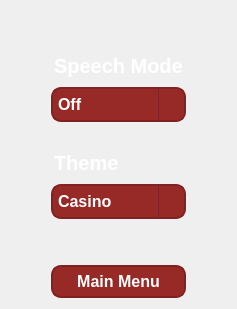
      <widget class="QWidget" name="settingsMenu">
       <layout class="QVBoxLayout" name="verticalLayout_8">
        <item>
         <layout class="QHBoxLayout" name="horizontalLayout_13">
          <item>
           <spacer name="horizontalSpacer_22">
            <property name="orientation">
             <enum>Qt::Horizontal</enum>
            </property>
            <property name="sizeHint" stdset="0">
             <size>
              <width>40</width>
              <height>20</height>
             </size>
            </property>
           </spacer>
          </item>
          <item>
           <layout class="QVBoxLayout" name="verticalLayout_9">
            <item>
             <spacer name="verticalSpacer_6">
              <property name="orientation">
               <enum>Qt::Vertical</enum>
              </property>
              <property name="sizeHint" stdset="0">
               <size>
                <width>20</width>
                <height>40</height>
               </size>
              </property>
             </spacer>
            </item>
            <item>
             <widget class="QLabel" name="label_13">
              <property name="styleSheet">
               <string notr="true">QLabel {
    color: white;
    padding: 3px;
    font-weight: bold;
    font-size: 20px;
    font-family: &quot;Arial&quot;, sans-serif;
}</string>
              </property>
              <property name="text">
               <string>Speech Mode</string>
              </property>
              <property name="indent">
               <number>0</number>
              </property>
             </widget>
            </item>
            <item>
             <widget class="QComboBox" name="speechComboBox">
              <property name="styleSheet">
               <string notr="true">QComboBox {
    border: 2px solid #822121; /* Darker border color similar to QPushButton */
    border-radius: 10px; /* Rounded corners */
    padding: 5px; /* Padding inside the combobox */
    font-weight: bold;
    font-size: 16px;
    font-family: &quot;Arial&quot;, sans-serif;
    color: white; /* Text color */
    background-color: #972a27; /* Background color similar to QPushButton normal state */
}

QComboBox:hover {
    background-color: #b33d3d; /* Background color for hover state */
}

QComboBox::drop-down {
    subcontrol-origin: padding;
    subcontrol-position: top right; /* position of the dropdown button */
    width: 25px; /* Width of the dropdown button */
    border-left-width: 1px;
    border-left-color: #822121; /* Border color */
    border-left-style: solid; /* Style of the border */
    border-top-right-radius: 10px; /* Rounded corners for the dropdown button */
    border-bottom-right-radius: 10px;
}

QComboBox::down-arrow {
    image: url(:/cards/dropdown.png); /* Replace with the path to your arrow image */
    width: 10px; /* Width of the arrow */
    height: 10px; /* Height of the arrow */
}

QComboBox::down-arrow:on { /* Shift the arrow when popup is open */
    top: 1px;
    left: 1px;
}

QComboBox QAbstractItemView {
    border: 2px solid #822121; /* Border color for the dropdown menu */
    selection-background-color: #972a27; /* Background color for selected item */
    color: white; /* Text color for items */
}</string>
              </property>
              <property name="currentIndex">
               <number>1</number>
              </property>
              <item>
               <property name="text">
                <string>On</string>
               </property>
              </item>
              <item>
               <property name="text">
                <string>Off</string>
               </property>
              </item>
             </widget>
            </item>
            <item>
             <spacer name="verticalSpacer_8">
              <property name="orientation">
               <enum>Qt::Vertical</enum>
              </property>
              <property name="sizeType">
               <enum>QSizePolicy::Fixed</enum>
              </property>
              <property name="sizeHint" stdset="0">
               <size>
                <width>20</width>
                <height>20</height>
               </size>
              </property>
             </spacer>
            </item>
            <item>
             <widget class="QLabel" name="label_12">
              <property name="styleSheet">
               <string notr="true">QLabel {
    color: white;
    padding: 3px;
    font-weight: bold;
    font-size: 20px;
    font-family: &quot;Arial&quot;, sans-serif;
}</string>
              </property>
              <property name="text">
               <string>Theme</string>
              </property>
              <property name="indent">
               <number>0</number>
              </property>
             </widget>
            </item>
            <item>
             <widget class="QComboBox" name="themeComboBox">
              <property name="styleSheet">
               <string notr="true">QComboBox {
    border: 2px solid #822121; /* Darker border color similar to QPushButton */
    border-radius: 10px; /* Rounded corners */
    padding: 5px; /* Padding inside the combobox */
    font-weight: bold;
    font-size: 16px;
    font-family: &quot;Arial&quot;, sans-serif;
    color: white; /* Text color */
    background-color: #972a27; /* Background color similar to QPushButton normal state */
}

QComboBox:hover {
    background-color: #b33d3d; /* Background color for hover state */
}

QComboBox::drop-down {
    subcontrol-origin: padding;
    subcontrol-position: top right; /* position of the dropdown button */
    width: 25px; /* Width of the dropdown button */
    border-left-width: 1px;
    border-left-color: #822121; /* Border color */
    border-left-style: solid; /* Style of the border */
    border-top-right-radius: 10px; /* Rounded corners for the dropdown button */
    border-bottom-right-radius: 10px;
}

QComboBox::down-arrow {
    image: url(:/cards/dropdown.png); /* Replace with the path to your arrow image */
    width: 10px; /* Width of the arrow */
    height: 10px; /* Height of the arrow */
}

QComboBox::down-arrow:on { /* Shift the arrow when popup is open */
    top: 1px;
    left: 1px;
}

QComboBox QAbstractItemView {
    border: 2px solid #822121; /* Border color for the dropdown menu */
    selection-background-color: #972a27; /* Background color for selected item */
    color: white; /* Text color for items */
}</string>
              </property>
              <item>
               <property name="text">
                <string>Casino</string>
               </property>
              </item>
              <item>
               <property name="text">
                <string>Modern</string>
               </property>
              </item>
             </widget>
            </item>
            <item>
             <spacer name="verticalSpacer_7">
              <property name="orientation">
               <enum>Qt::Vertical</enum>
              </property>
              <property name="sizeHint" stdset="0">
               <size>
                <width>20</width>
                <height>40</height>
               </size>
              </property>
             </spacer>
            </item>
            <item>
             <widget class="QPushButton" name="mainMenuSettingButton">
              <property name="styleSheet">
               <string notr="true">QPushButton {
    background-color: #972a27; /* Normal state with red color */
    color: white;
    border-radius: 10px;
    padding: 5px;
    border: 2px solid #822121; /* Darker outline for better visibility */
    font-weight: bold;
    font-size: 16px;
    font-family: &quot;Arial&quot;, sans-serif;
}

QPushButton:hover {
    background-color: #b33d3d; /* Slightly lighter red for hover state */
    border: 2px solid #822121; /* Consistent darker outline */
}

QPushButton:pressed {
    background-color: #7c1f1f; /* Darker red for pressed state */
    border: 2px solid #822121; /* Consistent darker outline */
}</string>
              </property>
              <property name="text">
               <string>Main Menu</string>
              </property>
             </widget>
            </item>
           </layout>
          </item>
          <item>
           <spacer name="horizontalSpacer_21">
            <property name="orientation">
             <enum>Qt::Horizontal</enum>
            </property>
            <property name="sizeHint" stdset="0">
             <size>
              <width>40</width>
              <height>20</height>
             </size>
            </property>
           </spacer>
          </item>
         </layout>
        </item>
       </layout>
      </widget>
